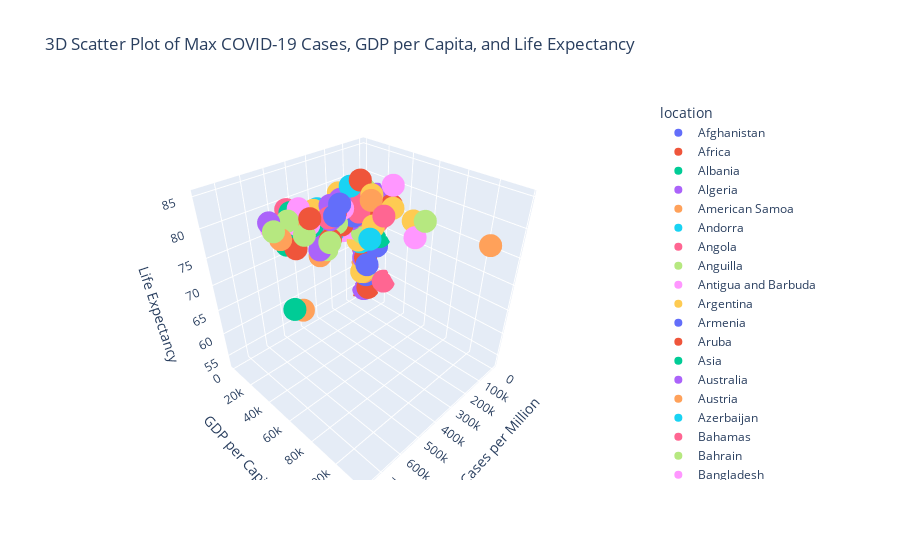

The notebook cell this image was saved under:
### Code cell
# If you get problems, try running in Google Colab

# Select three columns of interest for the 3D scatter plot
columns_3d = ['total_cases_per_million', 'gdp_per_capita', 'life_expectancy']


sp_data = df.loc[df.groupby('location')['date'].idxmax()]

sp_data = sp_data[['location'] + columns_3d]

# Create a 3D scatter plot
fig = px.scatter_3d(
    sp_data,
    x='total_cases_per_million',        # X-axis
    y='gdp_per_capita',                 # Y-axis
    z='life_expectancy',                # Z-axis
    color='location',                   # Color by country/region
    hover_name='location',              # Display country name on hover
    title='3D Scatter Plot of Max COVID-19 Cases, GDP per Capita, and Life Expectancy',
    labels={
        'total_cases_per_million': 'Total Cases per Million',
        'gdp_per_capita': 'GDP per Capita',
        'life_expectancy': 'Life Expectancy'
    }
)

# Show the plot
fig.show()
